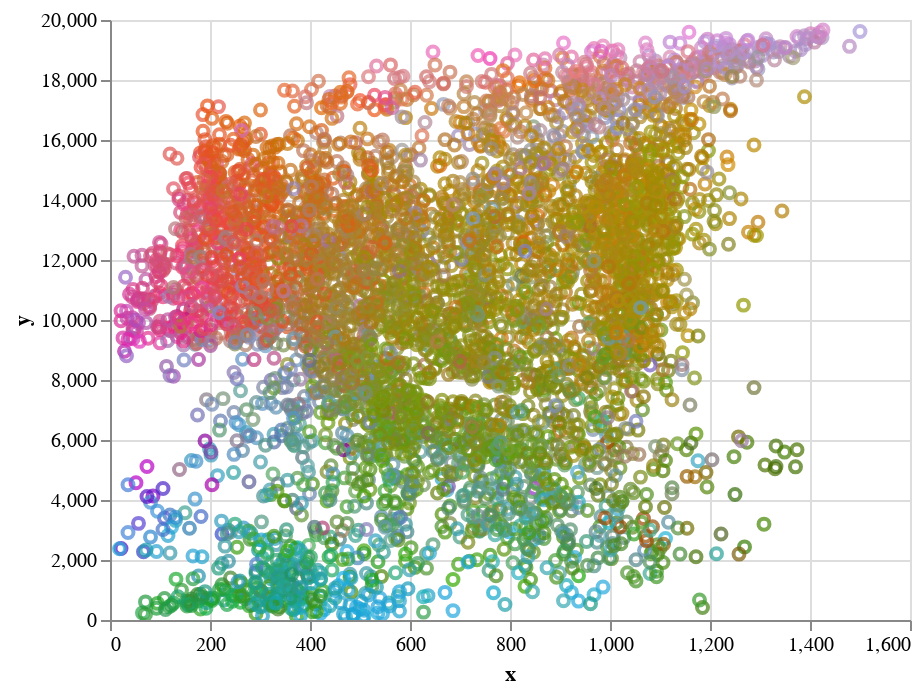

The code cell stored with this chart in its notebook:
### Code cell
alt.Chart(
    data=df_genre_attrs.sample(5000), 
    mark='point', 
    encoding={
        'x': {
            'field': 'x', 
            'type':'quantitative'
        }, 
        'y': {
            'field': 'y', 
            'type':'quantitative'
        },
        "color": {"field": "hex_colour", "type": "nominal", "scale": None},
        "tooltip": {"field": "genre", "type": "nominal"}
    }
).interactive()

### Figure 1 — Vega-Lite specification as saved in the notebook (floating-point values rounded to 4 significant figures; data arrays with more than 128 entries replaced by an {"elided": "..."} marker saying what was removed)
{"config": {"view": {"continuousWidth": 400, "continuousHeight": 300}}, "data": {"name": "data-2b22ac08c58151f0f4a91bd5846e0eae"}, "mark": "point", "encoding": {"x": {"field": "x", "type": "quantitative"}, "y": {"field": "y", "type": "quantitative"}, "color": {"field": "hex_colour", "type": "nominal", "scale": null}, "tooltip": {"field": "genre", "type": "nominal"}}, "selection": {"selector001": {"type": "interval", "bind": "scales", "encodings": ["x", "y"]}}, "$schema": "https://vega.github.io/schema/vega-lite/v4.8.1.json", "datasets": {"data-2b22ac08c58151f0f4a91bd5846e0eae": {"elided": "5000 records"}}}
